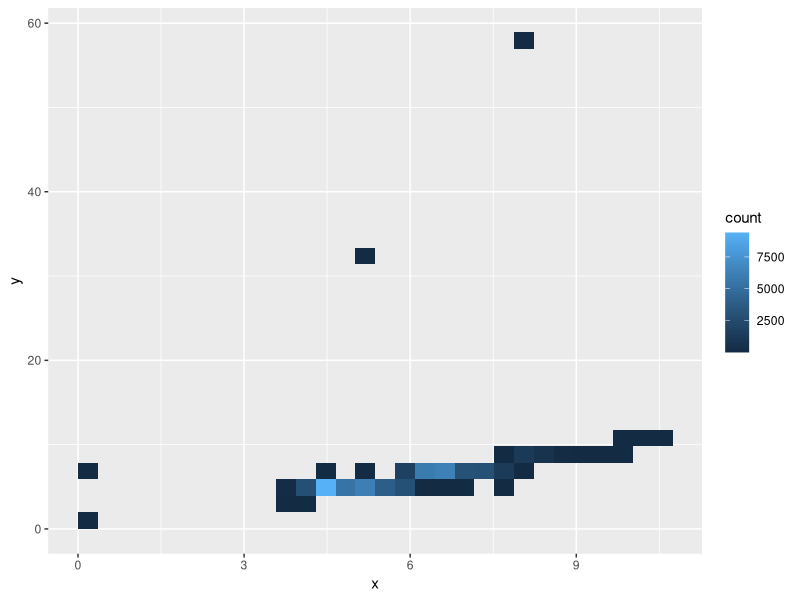
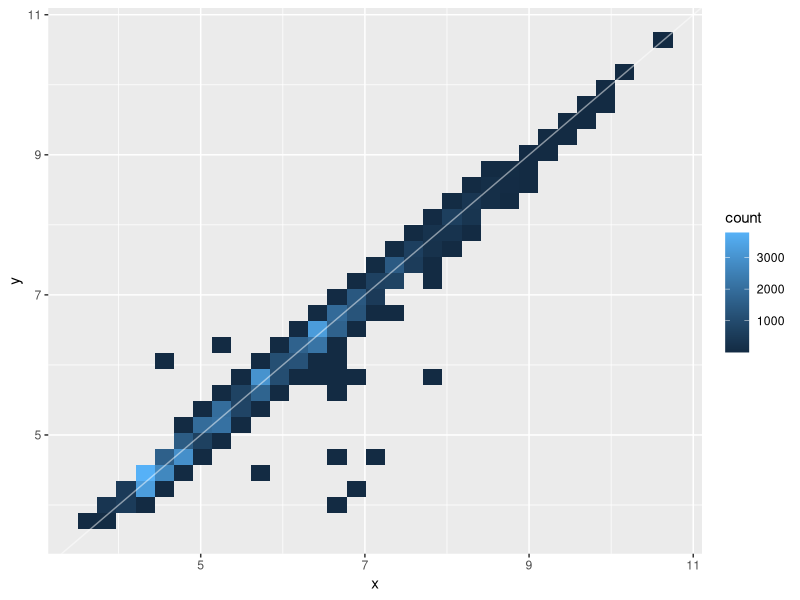
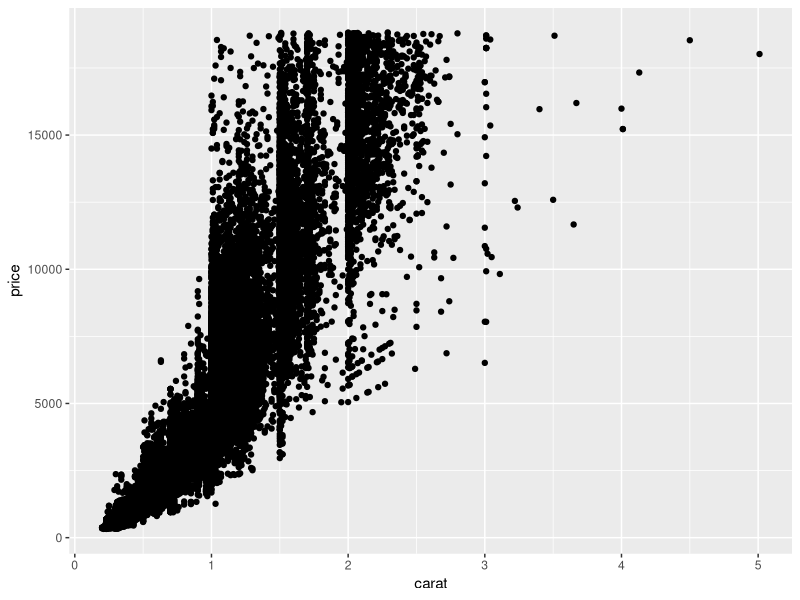
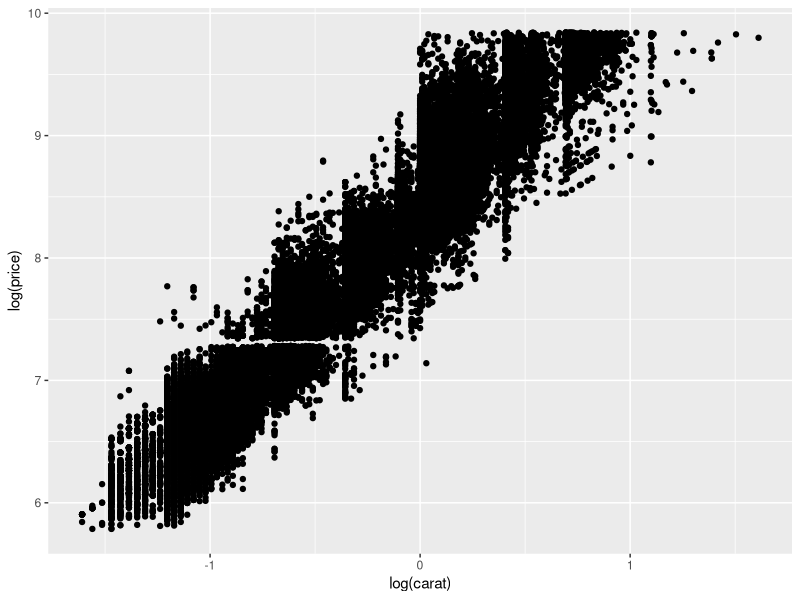
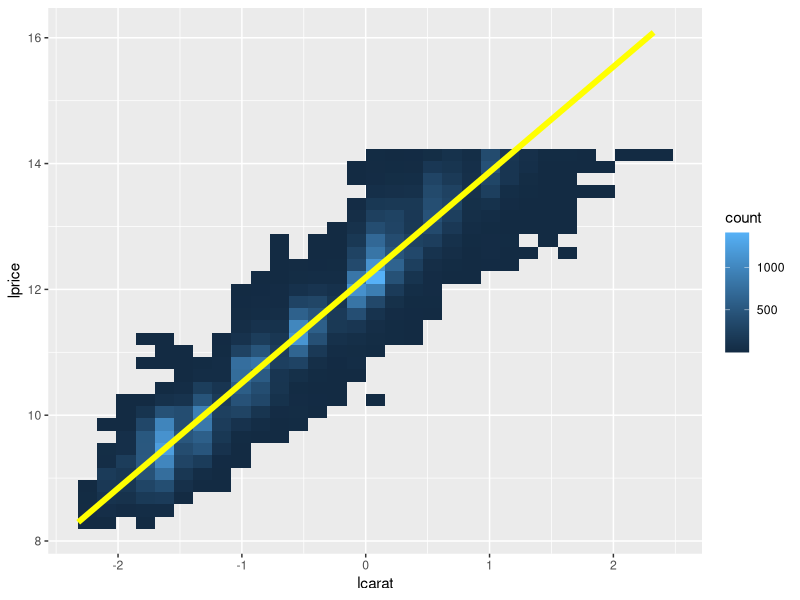
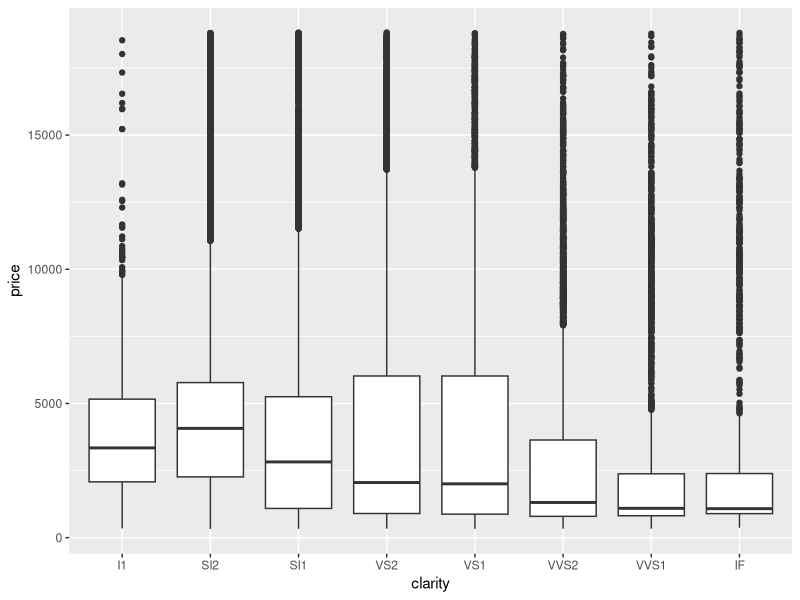
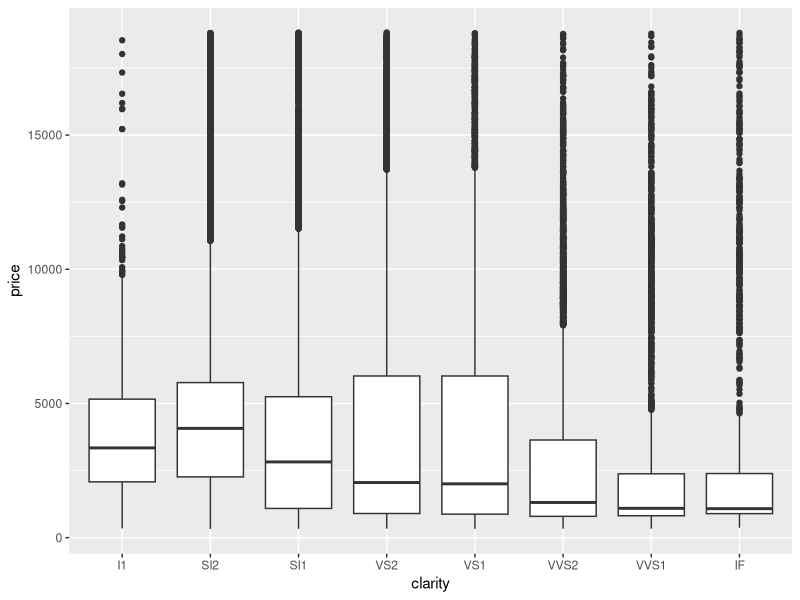
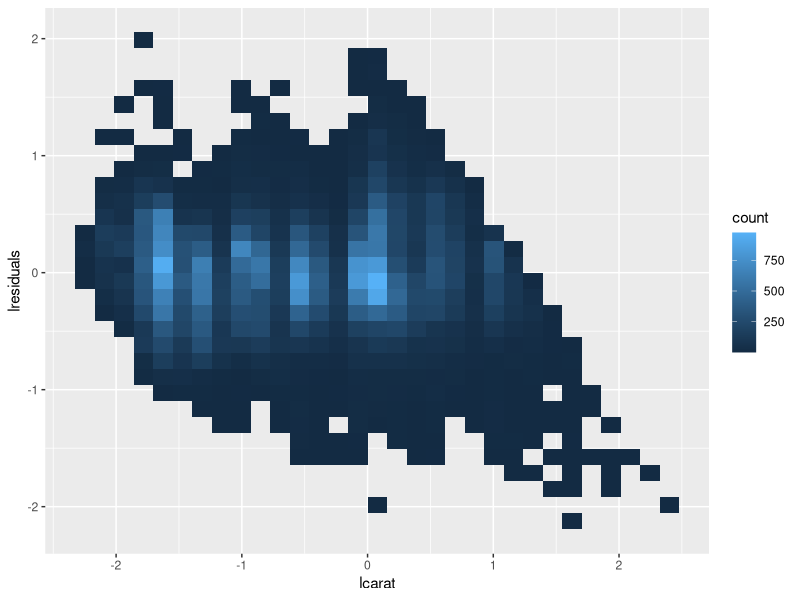

Generate these figures, in order, with R:
## ---- chunk 1
knitr::opts_chunk$set(echo = FALSE)
## ---- chunk 2
library(ggplot2, warn.conflicts = FALSE)
library(dplyr, warn.conflicts = FALSE)
library(modelr) # this is in tidyverse, but we have not used it before
## ---- chunk 3
data(diamonds)
nrow(diamonds)
ggplot(diamonds, aes(x,y)) + geom_bin2d() 
## ---- chunk 4
diamonds_ok <- filter(diamonds, x>0, y>0, y < 20)
ggplot(diamonds_ok) + geom_bin2d(aes(x,y)) + geom_abline(slope=1, color="white", alpha=0.5)
## ---- chunk 5
rescale01 <- function(x) {
  rng <- range(x, na.rm = TRUE)
  (x - rng[1]) / (rng[2] - rng[1])
}
rescale01(c(0, 5, 10))
## ---- chunk 6
dplot <- ggplot(diamonds)
dplot + geom_point(aes(x=carat, y=price))
## ---- chunk 7
dplot + geom_point(aes(x=log(carat), y=log(price)))
## ---- chunk 8
diamonds2<-diamonds %>% 
  mutate(lcarat = log2(carat), lprice = log2(price))
ggplot(diamonds2, aes(x=lcarat, y=lprice)) + 
  geom_bin2d() +
  geom_smooth(method="lm", se=FALSE, size=2, color="yellow")
## ---- chunk 9
dplot+geom_boxplot(aes(x=clarity, y=price))
## ---- chunk 10
lmcarat <- lm(lprice ~ lcarat, diamonds2)
summary(lmcarat)
## ---- chunk 11
dplot+geom_boxplot(aes(x=clarity, y=price))
## ---- chunk 12
lmclarity <- lm(lprice ~ lcarat + clarity, diamonds2)
summary(lmclarity)
## ---- chunk 13
diamonds2$lresiduals <- lmcarat$residuals
#diamonds2 %>%
#  add_residuals(lmcaret, "lresiduals") # add_residuals is in modelr
ggplot(diamonds2, aes(lcarat, lresiduals)) + 
  geom_bin2d()
## ---- chunk 14
ggplot(diamonds2, aes(cut, lresiduals)) + geom_boxplot()
## ---- chunk 15
ggplot(diamonds2, aes(color, lresiduals)) + geom_boxplot()
## ---- chunk 16
ggplot(diamonds2, aes(clarity, lresiduals)) + geom_boxplot()
## ---- chunk 17
mod_diamond2 <- lm(lprice ~ lcarat + color + cut + clarity, data = diamonds2)
## ---- chunk 18
gridcut <- diamonds2 %>% 
  data_grid(cut, .model = mod_diamond2) %>% 
  add_predictions(mod_diamond2)
gridcut
## ---- chunk 19
gridcolor <- diamonds2 %>% 
  data_grid(color, .model = mod_diamond2) %>% 
  add_predictions(mod_diamond2)
gridcolor
## ---- chunk 20
gridclarity <- diamonds2 %>% 
  data_grid(clarity, .model = mod_diamond2) %>% 
  add_predictions(mod_diamond2)
gridclarity
